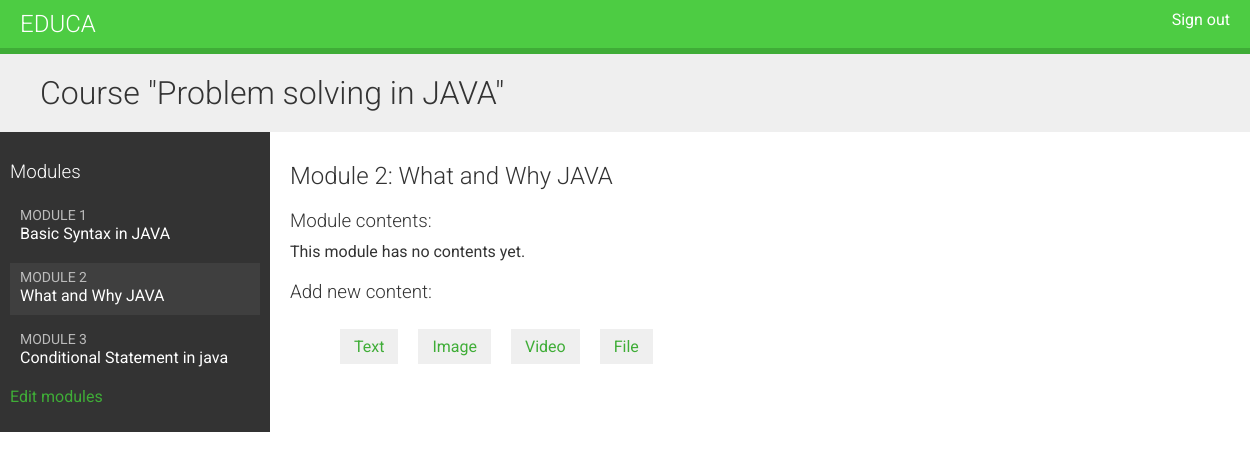
The app's page /course/module/5/ (signed in), older data.
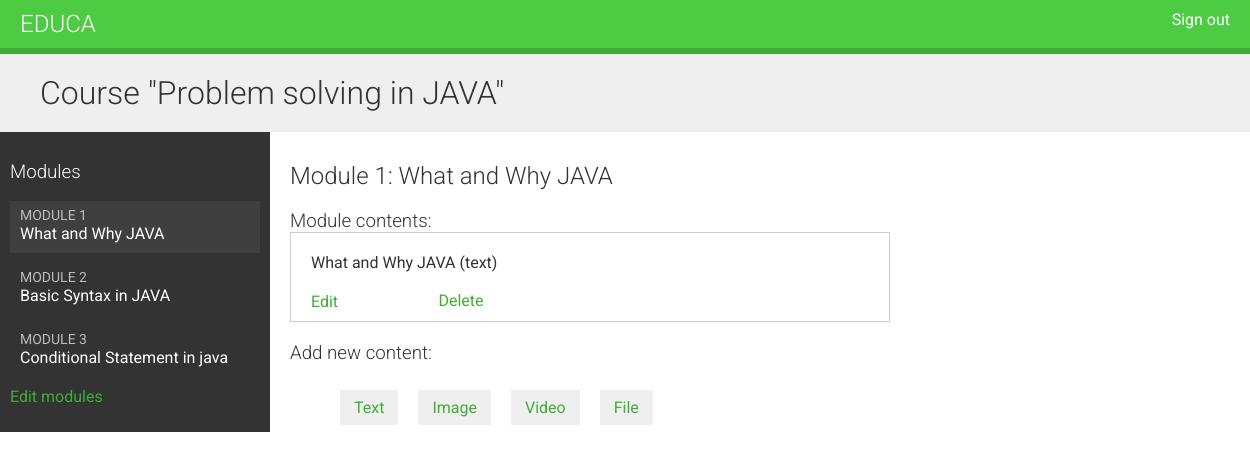
The same page, newer data.
### courses/models.py (models this page shows, shortened)
class Course(models.Model):
    owner = models.ForeignKey(User, related_name='courses_created', on_delete=models.CASCADE)
    subject = models.ForeignKey(Subject, related_name='courses', on_delete=models.CASCADE)
    title = models.CharField(max_length=200)
    slug = models.SlugField(max_length=200, unique=True)
    overview = models.TextField()
    created = models.DateTimeField(auto_now_add=True)
    class Meta:
        ordering = ['-created']

class Module(models.Model):
    course = models.ForeignKey(Course, related_name='modules', on_delete=models.CASCADE)
    title = models.CharField(max_length=200)
    description = models.TextField(blank=True)
    order = OrderField(blank=True, for_fields=['course'])
    class Meta:
        ordering = ['order']

class Content(models.Model):
    module = models.ForeignKey(Module, related_name='contents', on_delete=models.CASCADE)
    content_type = models.ForeignKey(ContentType, on_delete=models.CASCADE, limit_choices_to={'model__in':
                                                                                            ('text', 'video', 'image', 'file')})
    object_id = models.PositiveIntegerField()
    item = GenericForeignKey('content_type', 'object_id')
    order = OrderField(blank=True, for_fields=['module'])
    class Meta:
        ordering = ['order']

class ItemBase(models.Model):
    owner = models.ForeignKey(User, related_name='%(class)s_related', on_delete=models.CASCADE)
    title = models.CharField(max_length=250)
    created = models.DateTimeField(auto_now_add=True)
    updated = models.DateTimeField(auto_now=True)
    class Meta:
        abstract = True
    def __str__(self):
        return self.title

class Text(ItemBase):
    content = models.TextField()

### courses/views.py (the view)
# urls.py: path('module/<int:module_id>/', views.ModuleContentListView.as_view(), name='module_content_list'),
class ModuleContentListView(TemplateResponseMixin, View):
    template_name = 'courses/manage/module/content_list.html'
    def get(self, request, module_id):
        module = get_object_or_404(Module, id=module_id, course__owner=request.user)
        return self.render_to_response({'module': module})

### courses/templatetags/course.py (called while the page is built)
@register.filter
def model_name(obj):
    try:
        return obj._meta.model_name
    except AttributeError:
        return None

### courses/templates/courses/manage/module/content_list.html (shortened to what this page needs)
{% extends "base.html" %}
{% load course %}
{% block content %}
{% with course=module.course %}
  <h1>Course "{{ course.title }}"</h1>
  <div class="contents">
    <h3>Modules</h3>
    <ul id="modules">
      {% for m in course.modules.all %}
        <li data-id="{{ m.id }}" {% if m == module %}
         class="selected"{% endif %}>
          <a href="{% url 'module_content_list' m.id %}">
            <span>
              Module <span class="order">{{ m.order|add:1 }}</span>
            </span>
            <br>
            {{ m.title }}
          </a>
        </li>
      {% empty %}
        <li>No modules yet.</li>
      {% endfor %}
    </ul>
    <p><a href="{% url 'course_module_update' course.id %}">
    Edit modules</a></p>
  </div>
  <div class="module">
    <h2>Module {{ module.order|add:1 }}: {{ module.title }}</h2>
    <h3>Module contents:</h3>
    <div id="module-contents">
      {% for content in module.contents.all %}
        <div data-id="{{ content.id }}">
          {% with item=content.item %}
          <p>{{ item }} ({{ item|model_name }})</p>
          <a href="{% url 'module_content_update' module.id item|model_name item.id %}">
            Edit
          </a>
            <form action="{% url 'module_content_delete' content.id %}"
             method="post">
              <input type="submit" value="Delete">
            </form>
          {% endwith %}
        </div>
      {% empty %}
        <p>This module has no contents yet.</p>
      {% endfor %}
    </div>
    <h3>Add new content:</h3>
    <ul class="content-types">
      <li><a href="{% url 'module_content_create' module.id 'text' %}">
      Text</a></li>
      <li><a href="{% url 'module_content_create' module.id 'image' %}">
      Image</a></li>
      <li><a href="{% url 'module_content_create' module.id 'video' %}">
      Video</a></li>
      <li><a href="{% url 'module_content_create' module.id 'file' %}">
      File</a></li>
    </ul>
  </div>
{% endwith %}
{% endblock %}

### courses/templates/base.html (shortened to what this page needs)
{% load static %}
<!DOCTYPE html>
<html>
<head>
  <link href="{% static 'css/base.css' %}" rel="stylesheet">
</head>
<body>
  <div id="header">
    <a href="/" class="logo">Educa</a>
    <ul class="menu">
      {% if request.user.is_authenticated %}
        <li><a href="{% url 'logout' %}">Sign out</a></li>
      {% else %}
        <li><a href="{% url 'login' %}">Sign in</a></li>
      {% endif %}
    </ul>
  </div>
  <div id="content">
    {% block content %}
    {% endblock %}
  </div>
</body>
</html>

### courses/static/css/base.css (style rules this page uses)
body { margin:0; font-family:'Roboto', sans-serif; font-weight:400; color:#333; }
a { color:#3fad37; text-decoration:none; }
ul { float:left; }
h1, h2, h3, h4, h5, h6 { font-family:'Roboto', sans-serif; font-weight:300; }
h1 { background:#efefef; width:100%; overflow:auto; padding:20px 0 20px 40px; margin:0; }
.module { padding:10px 20px; float:left; width:600px; }
.module h3 { margin:20px 0 0; padding:0; width:100%; }
.module p { margin:10px 0 20px; width:100%; float:left; }
#header { background:#4dcc43; overflow:auto; padding:10px 20px; border-bottom:6px solid #3fad37; }
#header .logo { text-decoration:none; font-family:'Roboto', sans-serif; font-weight:300; text-transform:uppercase; font-size:24px; color:#fff; float:left; }
#header a { color:#fff; }
#header .menu { list-style:none; float:right; margin:0; padding:0; }
.contents { width:20%; padding:10px; float:left; background:#333; color: #fff; font-family:'Roboto', sans-serif; }
.contents ul { list-style:none; margin:0; padding:0; width:100%; }
.contents ul li { margin:0 0 10px 0; padding:4px 10px 10px; overflow:auto; cursor:move; }
.contents ul li.selected { background:#3f3f3f; }
.contents ul span { text-transform:uppercase; color:#bbb; font-size:14px; }
.contents ul a { display:block; color:#fff; text-decoration:none; }
ul.content-types li { list-style:none; float:left; margin:10px; background:#efefef; padding:8px 14px; }
input, select, textarea { border:1px solid #ccc; border-bottom:3px solid #ccc; padding:8px 12px; font-size:16px; font-family:'Roboto', sans-serif; float:left; clear:both; width:300px; }
input[type=submit], a.button { border-radius:5px; background:#4dcc43; color:#fff; font-size:16px; text-transform:uppercase; border:none; padding:10px 20px; margin:20px 0; }
#module-contents div { padding:10px 20px; border:1px solid #ccc; background:#fff }
#module-contents form { margin:0; padding:0; }
#module-contents input[type=submit] { color:#3fad37; background:none; margin:-20px 0 0; padding:0; float:left; text-transform:none; }

Row changes from the older to the newer data that the page shows:
changed Module "What and Why JAVA": order|add "2" → "1"; moves up the list
changed Module "Basic Syntax in JAVA": order|add "1" → "2"
added Content: item "What and Why JAVA", item|model_name "text"
Text that changed along with them:
text no longer shown: "This module has no contents yet."
